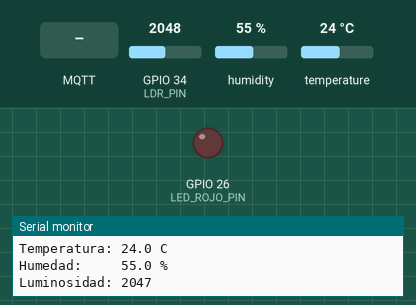
This sketch was run on a simulated ESP32. Shown: output pins drawn as LEDs (lit = HIGH), the last lines printed to the serial monitor. The test bench sets the inputs (shaded band); at power-on: GPIO 34 (LDR_PIN) = 2048, humidity 55 %, temperature 24 °C. WiFi joins after 1.5 s; servers stay silent unless stated; no MQTT or app messages arrive unless stated.

Above: at 4.2 s.
4.3 s: MQTT message "ON" arrives on the first subscribed topic
At 5.5 s:
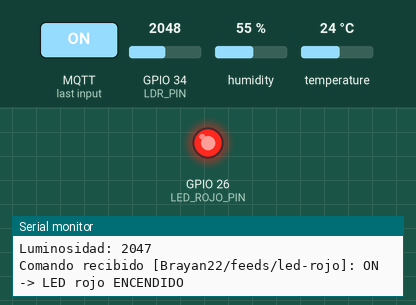
7.3 s: MQTT message "0" arrives on the first subscribed topic
At 7.8 s:
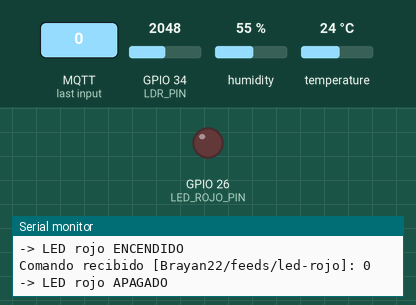
8.8 s: MQTT message "on" arrives on the first subscribed topic
At 10.0 s:
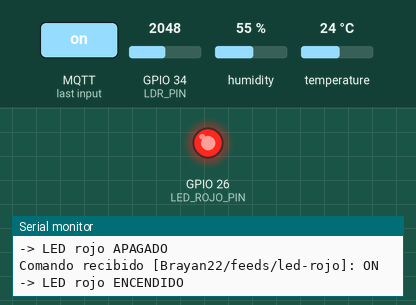
10.3 s: MQTT message "2" arrives on the first subscribed topic
At 11.3 s:
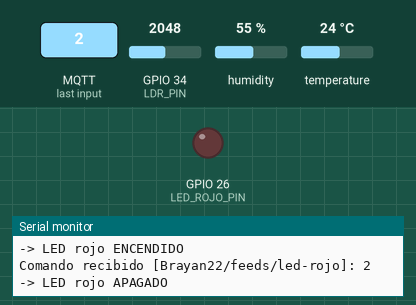
11.8 s: GPIO 34 (LDR_PIN) set to 3946
13.3 s: GPIO 34 (LDR_PIN) set to 4050
Timing chart, 0 to 15.8 s (numbered marks = the images above; inputs shaded):
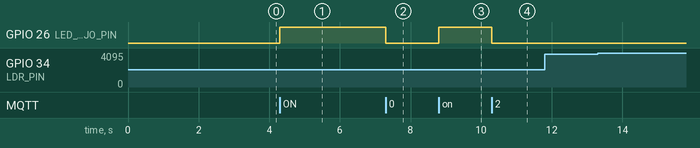

Measured:
- after the input at 4.3 s, GPIO 26 (LED_ROJO_PIN): LOW → HIGH at once
- after the input at 7.3 s, GPIO 26 (LED_ROJO_PIN): HIGH → LOW at once
- after the input at 8.8 s, GPIO 26 (LED_ROJO_PIN): LOW → HIGH at once
- after the input at 10.3 s, GPIO 26 (LED_ROJO_PIN): HIGH → LOW at once
- after the input at 13.3 s, every drawn part: stays the same

The sketch:

esp32_luminosidad.ino
```cpp
/*
 * SEMANA 13 + DASHBOARD "Monitoreo Aula" - Adafruit IO + IFTTT
 * PUBLICA cada 10 s : temperatura, humedad (DHT11) y luminosidad (LDR)
 * ESCUCHA           : led-rojo ("ON"/"1" = encender, "OFF"/"0" = apagar)
 * ALERTA            : luminosidad < 100 -> Webhook de IFTTT -> notificacion push
 *                     (UNA sola alerta por cada oscuridad, se rearma al volver la luz)
 *
 * Hardware : ESP32 + DHT11 (DATA -> GPIO 27) + modulo LDR (DO -> GPIO 34)
 *            + LED rojo con resistencia 220 ohm (GPIO 26)
 * Librerias: PubSubClient (Nick O'Leary) y DHT sensor library (Adafruit)
 * Credenciales en config.h (NO se sube a GitHub).

 */

#include <WiFi.h>
#include <WiFiClientSecure.h>
#include <HTTPClient.h>
#include <PubSubClient.h>
#include <DHT.h>
#include "config.h"

#define DHTPIN       27   // Dato del DHT11
#define DHTTYPE      DHT11
#define LDR_PIN      34   // Salida del modulo LDR (solo entrada)
#define LED_ROJO_PIN 26   // LED rojo (con resistencia de 220 ohm)

// Con este modulo: MAS luz = numero BAJO, oscuridad = numero ALTO.
// Con true se invierte para que "oscuro" de un numero BAJO (< 100).
#define INVERTIR_LUZ true

const unsigned long INTERVALO_ENVIO     = 10000;  // 10 s
const unsigned long INTERVALO_REINTENTO = 5000;

// --- Alerta por webhook de IFTTT ---
const char*   IFTTT_EVENT          = "luminosidad_baja";  // mismo nombre que en el applet
const int     UMBRAL_LUZ           = 100;
const int     LECTURAS_PARA_ALERTA = 2;       // lecturas seguidas bajo el umbral

DHT dht(DHTPIN, DHTTYPE);
WiFiClient espClient;
PubSubClient client(espClient);

char topicTemp[80];
char topicHum[80];
char topicLuz[80];
char topicLed[80];
unsigned long ultimoEnvio = 0;
unsigned long ultimoIntentoMQTT = 0;
bool alertaActiva = false;   // true = ya se aviso en esta oscuridad
int lecturasOscuro = 0;

// Llega un comando desde el dashboard (interruptor led-rojo)
void callback(char* topic, byte* payload, unsigned int length) {
  String mensaje = "";
  for (unsigned int i = 0; i < length; i++) {
    mensaje += (char)payload[i];
  }
  mensaje.trim();
  mensaje.toUpperCase();

  Serial.print("Comando recibido [");
  Serial.print(topic);
  Serial.print("]: ");
  Serial.println(mensaje);

  bool encender = (mensaje == "ON" || mensaje == "1");

  if (strcmp(topic, topicLed) == 0) {
    digitalWrite(LED_ROJO_PIN, encender ? HIGH : LOW);
    Serial.println(encender ? "-> LED rojo ENCENDIDO" : "-> LED rojo APAGADO");
  }
}

// Promedia 20 lecturas (0-4095); oscuro = valor bajo
int leerLuminosidad() {
  long suma = 0;
  for (int i = 0; i < 20; i++) {
    suma += analogRead(LDR_PIN);
    delay(5);
  }
  int valor = suma / 20;
  if (INVERTIR_LUZ) valor = 4095 - valor;
  return valor;
}

void conectarWiFi() {
  Serial.print("Conectando a WiFi: ");
  Serial.println(WIFI_SSID);

  WiFi.mode(WIFI_STA);
  WiFi.disconnect(true);
  delay(500);
  WiFi.begin(WIFI_SSID, WIFI_PASSWORD);

  unsigned long inicio = millis();
  while (WiFi.status() != WL_CONNECTED && millis() - inicio < 20000) {
    delay(500);
    Serial.print(".");
  }

  if (WiFi.status() == WL_CONNECTED) {
    Serial.println("\n[OK] WiFi conectado. IP: " + WiFi.localIP().toString());
  } else {
    Serial.print("\n[ERROR] Sin WiFi. Estado: ");
    Serial.println(WiFi.status());
  }
}

// reconnect(): mantiene viva la conexion MQTT sin bloquear el loop
void reconnect() {
  if (WiFi.status() != WL_CONNECTED) {
    conectarWiFi();
    return;
  }
  if (!client.connected() && millis() - ultimoIntentoMQTT >= INTERVALO_REINTENTO) {
    ultimoIntentoMQTT = millis();
    Serial.print("Conectando a Adafruit IO...");
    if (client.connect(MQTT_CLIENT_ID, AIO_USERNAME, AIO_KEY)) {
      Serial.println("OK");
      client.subscribe(topicLed);                 // escuchar el interruptor del LED
      ultimoEnvio = millis() - INTERVALO_ENVIO;   // publica de inmediato
    } else {
      Serial.print("Fallo, rc=");
      Serial.println(client.state());   // 4 = usuario/clave mal, 5 = no autorizado
    }
  }
}

// Llama al webhook de IFTTT mandando el valor como value1
void enviarAlertaIFTTT(int valor) {
  WiFiClientSecure seguro;
  seguro.setInsecure();   // sin verificar certificado (suficiente para el laboratorio)
  HTTPClient http;
  http.setTimeout(8000);

  String url = String("https://maker.ifttt.com/trigger/") + IFTTT_EVENT +
               "/with/key/" + IFTTT_KEY + "?value1=" + String(valor);

  if (http.begin(seguro, url)) {
    int codigo = http.GET();
    Serial.print(">>> ALERTA IFTTT enviada, codigo HTTP: ");
    Serial.println(codigo);   // 200 = IFTTT la recibio
    http.end();
  } else {
    Serial.println(">>> No se pudo iniciar la peticion a IFTTT");
  }
}

void publicarDatos() {
  float temperatura = dht.readTemperature();
  float humedad = dht.readHumidity();
  int luz = leerLuminosidad();

  Serial.println("--- Publicando en Adafruit IO ---");

  if (isnan(temperatura) || isnan(humedad)) {
    Serial.println("[ERROR] Fallo lectura DHT11, revisa el cableado");
  } else {
    client.publish(topicTemp, String(temperatura, 1).c_str());
    client.publish(topicHum, String(humedad, 1).c_str());
    Serial.print("Temperatura: "); Serial.print(temperatura, 1); Serial.println(" C");
    Serial.print("Humedad:     "); Serial.print(humedad, 1); Serial.println(" %");
  }

  client.publish(topicLuz, String(luz).c_str());
  Serial.print("Luminosidad: "); Serial.println(luz);

  // Alerta: UNA sola vez por cada episodio de oscuridad
  if (luz < UMBRAL_LUZ) {
    lecturasOscuro++;
  } else {
    lecturasOscuro = 0;
    if (luz > 500) alertaActiva = false;   // se rearma cuando vuelve la luz
  }

  if (lecturasOscuro >= LECTURAS_PARA_ALERTA && !alertaActiva) {
    enviarAlertaIFTTT(luz);
    alertaActiva = true;
  }
}

void setup() {
  Serial.begin(115200);
  delay(1000);
  pinMode(LDR_PIN, INPUT);
  pinMode(LED_ROJO_PIN, OUTPUT);
  digitalWrite(LED_ROJO_PIN, LOW);
  dht.begin();

  snprintf(topicTemp, sizeof(topicTemp), "%s/feeds/temperatura", AIO_USERNAME);
  snprintf(topicHum,  sizeof(topicHum),  "%s/feeds/humedad",     AIO_USERNAME);
  snprintf(topicLuz,  sizeof(topicLuz),  "%s/feeds/luminosidad", AIO_USERNAME);
  snprintf(topicLed,  sizeof(topicLed),  "%s/feeds/led-rojo",    AIO_USERNAME);

  client.setServer(AIO_SERVER, AIO_PORT);
  client.setCallback(callback);
  ultimoIntentoMQTT = millis() - INTERVALO_REINTENTO;
  conectarWiFi();
}

void loop() {
  reconnect();

  if (client.connected()) {
    client.loop();

    if (millis() - ultimoEnvio >= INTERVALO_ENVIO) {
      ultimoEnvio = millis();
      publicarDatos();
    }
  }
}
```

config.h
```cpp
// config.h - credenciales LOCALES. NO se sube a GitHub.
#pragma once
#define WIFI_SSID      "CaceresRincon"
#define WIFI_PASSWORD  "pescadorabioso"
#define AIO_SERVER     "io.adafruit.com"
#define AIO_PORT       1883
#define AIO_USERNAME   "Brayan22"
#define AIO_KEY        "aio_iVOy65563z7VrtLOm2Qzjyz66cUR"
#define MQTT_CLIENT_ID "ESP32_Luminosidad_BrayanMaria"

// --- IFTTT Webhooks ---
#define IFTTT_KEY      "WgZAIFXh3Z55P0xh8nTm8"
```
